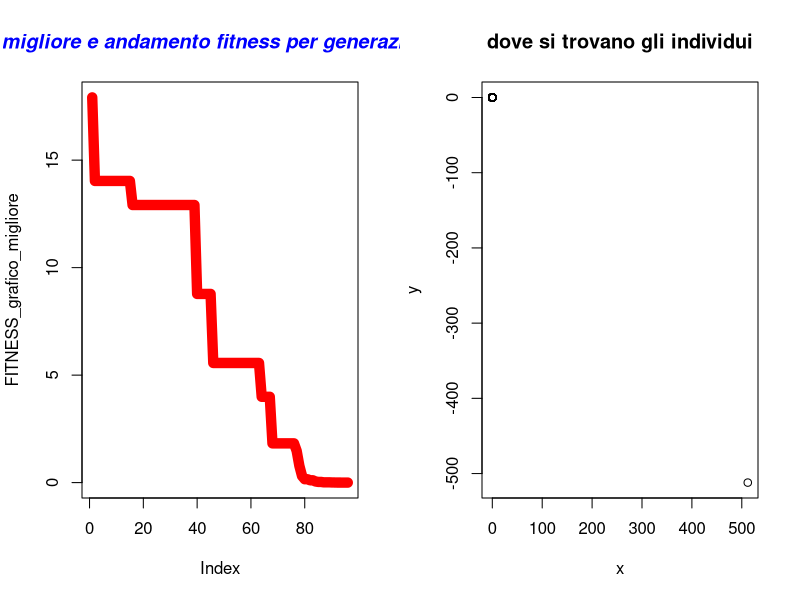

Source code (R):
#https://www.agnesevardanega.eu/wiki/r/grafici/parametri_grafici   link per parametri grafici
#  Author Nicola Bernabè ver 1.0 8/11/2021
#Implementation of the Discendent Evolution algoritm for Benchmarks
#

#prendo 2 individui che saranno i genitori presi casualmente dalla popolazione
mutazione_crossover_selezione<-function(Population,MAX_DIMENSION_POPULATION,genitori_1_2,CROSS_OVER_PROBABILITY,parametro_q,ub,lb,min_max,FUNZIONE_COSTO){
    #message(genitori_1_2[1]," rgrg ",genitori_1_2[2])
    #print(Population[1][genitori_1_2[1]])
    g1<-c(Population[1,genitori_1_2[1]],Population[2,genitori_1_2[1]],Population[3,genitori_1_2[1]])#k
    g2<-c(Population[1,genitori_1_2[2]],Population[2,genitori_1_2[2]],Population[3,genitori_1_2[2]])#p1
    g3<-c(Population[1,genitori_1_2[3]],Population[2,genitori_1_2[3]],Population[3,genitori_1_2[3]])#p2
    g4<-c(Population[1,genitori_1_2[4]],Population[2,genitori_1_2[4]],Population[3,genitori_1_2[4]])#p3
    x<-g2[1]+parametro_q*(g3[1]-g4[1])
    y<-g2[2]+parametro_q*(g3[2]-g4[2])
    if(x>ub[1]){
        x<-ub[1]
    }
    if(x<lb[1]){
        x<-lb[1]
    }
    if(y>ub[2]){
        y<-ub[2]
    }
    if(y<lb[2]){
        y<-lb[2]
    }
    mutazione<-c(x,y)#dopo aggiungo fitness
    #operatore crossover
    
    if(runif(1,  0,1)<=CROSS_OVER_PROBABILITY){
        if(runif(1,  0,1)<=0.5){#bisogna fare in modo che il figlio erediti qualcosa dal padre
            mutazione[1]<-g1[1]
            
        }else{
            mutazione[2]<-g1[2]
        }
        

    }#altrimenti g1 rimane invariato
    fitness<-FUNZIONE_COSTO(mutazione[1],mutazione[2])
    mutazione<-c(mutazione[1],mutazione[2],fitness)#dopo aggiungo fitness
    #2 motodo per crossover
    'I_1_e_I_2<-sample(1:(100), 2)
    I_1<-0
    I_2<-0
    if(I_1_e_I_2[1]<=I_1_e_I_2[2]){
        I_1<-I_1_e_I_2[1]
        I_2<-I_1_e_I_2[2]
    }else{
        I_1<-I_1_e_I_2[2]
        I_2<-I_1_e_I_2[1]
        
    }
    random_n<-sample(1:100, 1)
    if(random_n>=I_1 & random_n<=I_2){#metto direttamente i valori nella popolazione
        Population[1,genitori_1_2[1]]<-mutazione[1]
        Population[2,genitori_1_2[1]]<-mutazione[2]
        Population[3,genitori_1_2[1]]<-mutazione[3]
    }else{
        Population[1,genitori_1_2[1]]<-g1[1]
        Population[2,genitori_1_2[1]]<-g1[2]
        Population[3,genitori_1_2[1]]<-g1[3]
    }'
    #operazione selezione
    if(min_max==-1){#minimizzare
        if(mutazione[3]<=g1[3]){#controllo fitness
        Population[1,genitori_1_2[1]]<-mutazione[1]
        Population[2,genitori_1_2[1]]<-mutazione[2]
        Population[3,genitori_1_2[1]]<-mutazione[3]
    }else{
        Population[1,genitori_1_2[1]]<-g1[1]
        Population[2,genitori_1_2[1]]<-g1[2]
        Population[3,genitori_1_2[1]]<-g1[3]

    }
    }else{#massimizzare
    if(mutazione[3]>=g1[3]){#controllo fitness
        Population[1,genitori_1_2[1]]<-mutazione[1]
        Population[2,genitori_1_2[1]]<-mutazione[2]
        Population[3,genitori_1_2[1]]<-mutazione[3]
    }else{
        Population[1,genitori_1_2[1]]<-g1[1]
        Population[2,genitori_1_2[1]]<-g1[2]
        Population[3,genitori_1_2[1]]<-g1[3]

    }


    }
    
    #print(g1[1][genitori_1_2[1]])
    
    #print(Population)
    #print(Population[1,genitori_1_2[1]])
    return(Population)
}
aggiorno_file_individui<-function(Population,MAX_DIMENSION_POPULATION,generazione){
                individuo<-c()
                x<-c()
                y<-c()
                fitness<-c()
                for(i in 1:MAX_DIMENSION_POPULATION) {
                    x<-c(x,Population[1,i])
                    y<-c(y,Population[2,i])
                    fitness<-c(fitness,Population[3,i])
                    
                    }
            df<-data.frame(x,y,fitness)
            #nome_file<-"generazione"+generazione+".cvs"
            nome_file = paste("DE generazione ",generazione,".txt",sep="")
            #write.csv(df, file=nome_file,sep=";",row.names=FALSE)
            write.table(df, file= nome_file,sep=";",row.names=FALSE)
            }



#aggiorni migliore fitness
aggiorna_fitness<-function(BEST_FITNESS,Migliore_fitness_generazione){
            BEST_FITNESS[1]<-Migliore_fitness_generazione[1]
            BEST_FITNESS[2]<-Migliore_fitness_generazione[2]
            BEST_FITNESS[3]<-Migliore_fitness_generazione[3]
    return(BEST_FITNESS)


}

#scorro su tutti gli individui e cerco il fitneess migliore
controllo_migliore_fitness<-function(Population,MAX_UNKNOWNS,min_max){
    BEST_FITNESS<-c(Population[1,1],Population[2,1],Population[3,1])
    for(i in 2:dim(Population)[2]) {
        if(BEST_FITNESS[3]>Population[3,i] && min_max==-1){#minimizzo
            BEST_FITNESS[1]<-Population[1,i]
            BEST_FITNESS[2]<-Population[2,i]
            BEST_FITNESS[3]<-Population[3,i]

        }else if(BEST_FITNESS[3]<Population[3,i] && min_max==1){
            BEST_FITNESS[1]<-Population[1,i]
            BEST_FITNESS[2]<-Population[2,i]
            BEST_FITNESS[3]<-Population[3,i]
        }


    }

    return(c(BEST_FITNESS[1],BEST_FITNESS[2],BEST_FITNESS[3]))
}




#inizializzo la matrice
inizializzazione<-function(ub, lb,MAX_UNKNOWNS,MAX_DIMENSION_POPULATION,FUNZIONE_COSTO){
    Population<-matrix(1:1,nrow <- MAX_UNKNOWNS+1, ncol <- MAX_DIMENSION_POPULATION)#oltre alla x e y ci aggiungo anche la fitness, così ho 3 righe
    numero_casuale_x<-1
    numero_casuale_y <-1
    for(i in 1:dim(Population)[2]) {
        numero_casuale_x <- runif(1, lb[1],ub[1] )
        numero_casuale_y <- runif(1,  lb[2],ub[2])
        Population[1,i] <-numero_casuale_x
        Population[2,i] <-numero_casuale_y
        Population[3,i] <-FUNZIONE_COSTO(Population[1,i],Population[2,i])

    }


    return (Population)
}


mainDE<-function(ub,lb,MAX_UNKNOWNS,MAX_DIMENSION_POPULATION,MAXIMUM_GENERATION_NUMBER,STAZIONARIETA,precisione,min_max,stampo_generazione,CROSS_OVER_PROBABILITY,parametro_q,FUNZIONE_COSTO){
    

    Population<-inizializzazione(ub, lb,MAX_UNKNOWNS,MAX_DIMENSION_POPULATION,FUNZIONE_COSTO)#inizializzo la popolazione
    BEST_FITNESS<-controllo_migliore_fitness(Population,MAX_UNKNOWNS,min_max)
    FITNESS_grafico_migliore<-c()
    FITNESS_grafico_migliore_generazione<-c()
    #iterazioni calcolo per trovare il minimo
    indice_stazionarieta<-0#aumenta ad ogni generazione
    n_generazioni<-0
    for(i in 1:MAXIMUM_GENERATION_NUMBER){
        n_generazioni<-i
        for(j_iterazioni_individui in 1:MAX_DIMENSION_POPULATION/2){#mescolo e faccio accoppiare gli individui della generazione corrente
            genitori_1_2_indici<-sample(1:(MAX_DIMENSION_POPULATION), 4)#4 individui casuali e sono sicuro che siano diversi grazie alla funzione
            Population<-mutazione_crossover_selezione(Population,MAX_DIMENSION_POPULATION,genitori_1_2_indici,CROSS_OVER_PROBABILITY,parametro_q,ub,lb,min_max,FUNZIONE_COSTO)
            #print(Population)

            
            
            #print(BEST_FITNESS)


        }
        Migliore_fitness_generazione<-controllo_migliore_fitness(Population,MAX_UNKNOWNS,min_max)
        #print(Migliore_fitness_generazione)
        if(Migliore_fitness_generazione[3]<BEST_FITNESS[3]  && min_max==-1){#minimizzo
            BEST_FITNESS<-aggiorna_fitness(BEST_FITNESS,Migliore_fitness_generazione)
            indice_stazionarieta=0#ritorno a 0 la stazionarietà
            message("migliore soluzione-> x ",BEST_FITNESS[1]," y ",BEST_FITNESS[2]," fitness ",BEST_FITNESS[3])
        }else if(Migliore_fitness_generazione[3]>BEST_FITNESS[3]  && min_max==1){#minimizzo
            BEST_FITNESS<-aggiorna_fitness(BEST_FITNESS,Migliore_fitness_generazione)
            indice_stazionarieta=0#ritorno a 0 la stazionarietà
            message("migliore soluzione-> x ",BEST_FITNESS[1]," y ",BEST_FITNESS[2]," fitness ",BEST_FITNESS[3])
        }
        FITNESS_grafico_migliore<-c(FITNESS_grafico_migliore,BEST_FITNESS[3])
        FITNESS_grafico_migliore_generazione<-c(FITNESS_grafico_migliore_generazione,Migliore_fitness_generazione[3])

        if(indice_stazionarieta>=STAZIONARIETA){
            message("troppo stazionaria ","generazione-> ",i," stazionario->",indice_stazionarieta)
            aggiorno_file_individui(Population,MAX_DIMENSION_POPULATION,i)
            break
        }else{
            indice_stazionarieta=indice_stazionarieta+1
        }
        if((i%%stampo_generazione)==0){#stampo così so che sta facendo qualcosa
        
            message("generazione-> ",i," stazionario->",indice_stazionarieta)
            aggiorno_file_individui(Population,MAX_DIMENSION_POPULATION,i)
            

        }
        if(BEST_FITNESS[3]<precisione && min_max==-1){
            message("finito algoritmo DE, sono riuscito ad avere una soluzione molto buona ed è ",BEST_FITNESS[3]," alla generazione-> ",i)
            aggiorno_file_individui(Population,MAX_DIMENSION_POPULATION,i)
            break
        }else if(BEST_FITNESS[3]>precisione && min_max==1){
            message("finito algoritmo DE, sono riuscito ad avere una soluzione molto buona ed è ",BEST_FITNESS[3]," alla generazione-> ",i)
            aggiorno_file_individui(Population,MAX_DIMENSION_POPULATION,i)
            break
        }
            
        
    }
    windows()
    par(mfrow=c(1,2))
    plot(FITNESS_grafico_migliore, type="l", col="red",lwd=10)
    #lines(FITNESS_grafico_migliore_generazione, type="l", col="blue",lty=5)
    title(main="migliore e andamento fitness per generazione", col.main="blue", font.main="4")

    x_individui<-c()
    y_individui<-c()
    for(x_y in 1:MAX_DIMENSION_POPULATION){
        x_individui<-c(x_individui,Population[1,x_y])
        y_individui<-c(y_individui,Population[2,x_y])

    }

    plot(x_individui, y_individui, xlab="x",ylab="y", main="dove si trovano gli individui") 
    BEST_FITNESS<-list(BEST_FITNESS,"DE",n_generazioni)
    return(BEST_FITNESS)
 
}

#miliardo
#ub<-c(1000000000,1000000000)  # upper bound of the unknowns
#lb<-c(-1000000000,-1000000000)  #lower bound of the unknowns
#aumeto_diminuisco_percentuale_valore=0.1
#milione
#ub<-c(1000000,1000000)  # upper bound of the unknowns
#lb<-c(-1000000,-1000000)  #lower bound of the unknowns
#aumeto_diminuisco_percentuale_valore=0.1
#mille
#ub<-c(100,100)  # upper bound of the unknowns
#lb<-c(-100,-100)  #lower bound of the unknowns

ub<-c(512,512)  
lb<-c(-512,-512)

parametro_q=0.1
#parametro_q=0.5
MAX_UNKNOWNS<-2  #numero variabili
MAX_DIMENSION_POPULATION<-1000#dimensione popolazione
CROSS_OVER_PROBABILITY<-0.65#probabilità per ogni generazione di usare il cross-over   in generale 0.65
   


MAXIMUM_GENERATION_NUMBER<-1000000
STAZIONARIETA<-10000
min_max<--1#-1 minimizzo,1 massimizzo
stampo_generazione<-5000
#massimizzo
#precisione<-11.999999#Parabolic Function
#precisione<-79.999#rastrigin function 
#precisione<-414.23847913128#Parabolic Function

#minimizzo
precisione<-0.001#
#precisione<--0.999999#Easom function
#precisione<-0.2925789999#Schaffer function N. 4 f(0,+-1.25313)=0.292579
#precisione<--0.999999#per funzioni con minimo negativo
#precisione<--959.6406#Eggholder function   f(512,404.2319)=-959.6407   i domini x e y   ub<-c(512,512)  lb<-c(-512,-512)


FUNZIONE_COSTO<-function(x,y){
    #z<-(100*(y-(x)^2)^2)+(1-x)^2#FUNZIONE_COSTO banana  f(1,1)=0
    #z<-((1-x)^2)+100*((y-x^2))^2#Rosenbrock function constrained with a cubic and a line  sol f(1,1)=0
    #z<-(1.5-x+x*y)^2+(2.25-x+x*y^2)^2+(2.625-x+x*y^3)^2#Beale function f(3,0.5)=0
    #z<-0.26*(x^2+y^2)-0.48*x*y#Matyas function f(0,0)=0
    #z<-(sin(3*pi*x))^2+(x-1)^2*(1+sin(3*pi*y))+(y-1)^2*(1+(sin(2*pi*y))^2)#Lévi function N.13  f(1,1)=0
    #z<-0.5+((sin(x^2-y^2))^2-0.5)/(1+0.001*(x^2+y^2))^2#Schaffer function N. 2  f(0,0)=0
    #z<-2*x^2-1.05*x^4+(x^6/6)+x*y+y^2#THREE-HUMP CAMEL FUNCTION xi  [-5, 5]  f(0,0)=0
    #z<-100*sqrt(abs(y-0.01*x^2))+0.01*abs(x+10)#Bukin function N.6 f(-10,1)=0
    z<--20*exp(-0.2*sqrt((1/2)*(x*x+y*y)))-exp(1/2*((cos(2*pi*x)+cos(2*pi*y))))+20+exp(1)#ACKLEY FUNCTION xi  [-32.768, 32.768]  f(0,0)=0


    #z<-0.5+(((cos(sin(abs(x^2-y^2))))^2 - 0.5)/((1 + 0.001*(x^2+y^2))^2))#Schaffer function N. 4 f(0,+-1.25313)=0.292579

    #con minimo negativo
    #z<--cos(x)*cos(y)*exp(-((x-pi)^2+(y-pi)^2))#Easom function f(pi,pi)=-1  mettere precisione -0.999999
    
    #z<--(y+47)*sin(sqrt(abs(x/2+(y+47))))-x*sin(sqrt(abs(x-(y+47))))#Eggholder function   f(512,404.2319)=-959.6407    
    #precisione<--959.6406999
    #ub<-c(512,512)  
    #lb<-c(-512,-512)


    #massimizzare
    #z<-12-(x^2+y^2)/100 #Parabolic Function  f(0,0)=12 non so ma il massimo è 12
    #z<-80-(20+x^2+y^2-10*(cos(2*pi*x)+cos(2*pi*y)))#rastrigin function f(0,0)=80
    #z<-275-((x^4-16*x^2+5*x*0.5)+(y^4-16*y^2+5*y*0.5)+3)#Styblinski Function f(-2.8667,-2.8667)=414.23847913
    return (z)
}




soluzione<-mainDE(ub,lb,MAX_UNKNOWNS,MAX_DIMENSION_POPULATION,MAXIMUM_GENERATION_NUMBER,STAZIONARIETA,precisione,min_max,stampo_generazione,CROSS_OVER_PROBABILITY,parametro_q,FUNZIONE_COSTO)
#print(soluzione)



algoritmo<-c(soluzione[[2]][1])
x<-c(soluzione[[1]][1])
y<-c(soluzione[[1]][2])
fitness<-c(soluzione[[1]][3])
generazioni_soluzione<-c(soluzione[[3]][1])
df<-data.frame(algoritmo,x,y,fitness,generazioni_soluzione)
write.table(df, file="soluzione DE.txt",sep=";",row.names=FALSE)
